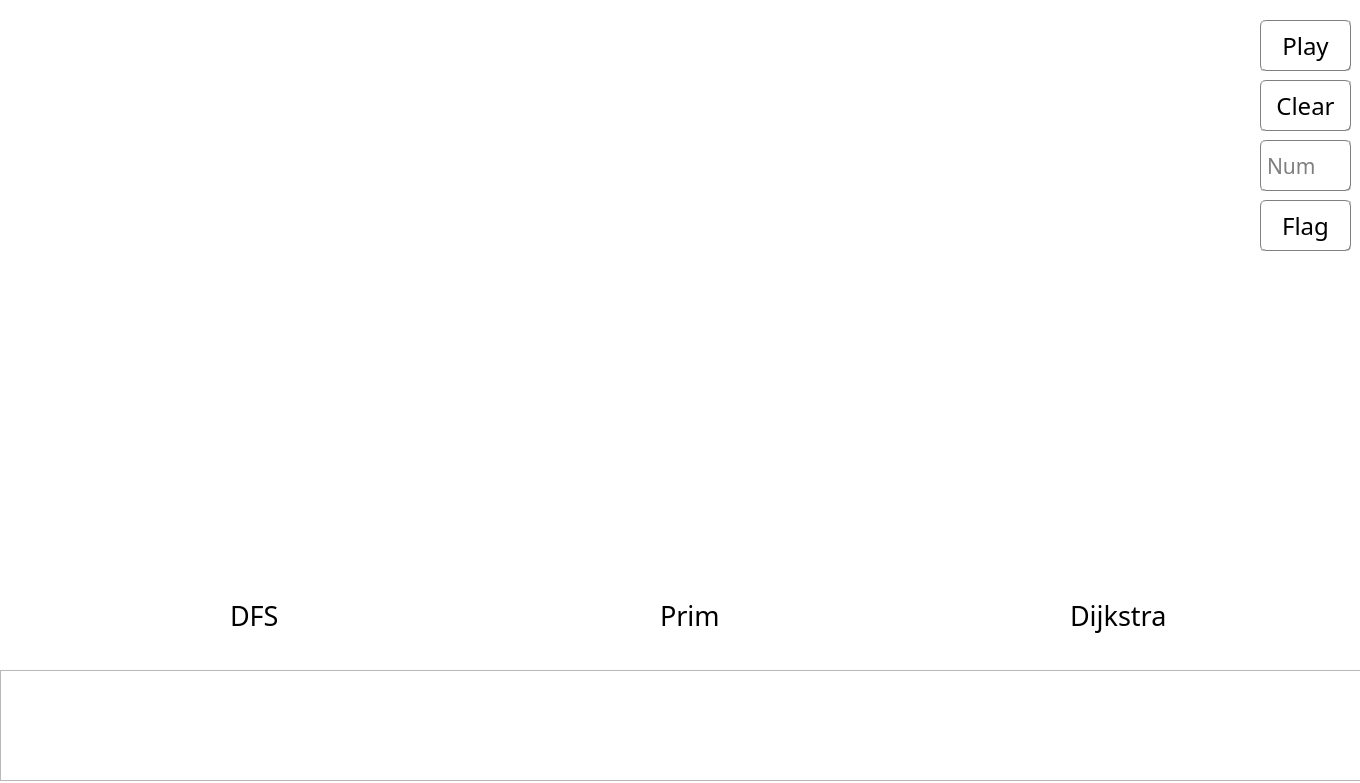
<?xml version="1.0" encoding="UTF-8"?>
<ui version="4.0">
 <class>MainWindow</class>
 <widget class="QMainWindow" name="MainWindow">
  <property name="geometry">
   <rect>
    <x>0</x>
    <y>0</y>
    <width>1360</width>
    <height>783</height>
   </rect>
  </property>
  <property name="sizePolicy">
   <sizepolicy hsizetype="Preferred" vsizetype="Expanding">
    <horstretch>0</horstretch>
    <verstretch>0</verstretch>
   </sizepolicy>
  </property>
  <property name="minimumSize">
   <size>
    <width>1360</width>
    <height>783</height>
   </size>
  </property>
  <property name="maximumSize">
   <size>
    <width>1360</width>
    <height>783</height>
   </size>
  </property>
  <property name="font">
   <font>
    <family>微软雅黑</family>
    <pointsize>12</pointsize>
   </font>
  </property>
  <property name="windowTitle">
   <string>图</string>
  </property>
  <property name="styleSheet">
   <string notr="true">#MainWindow{
background-color: rgb(255, 255, 255);
}</string>
  </property>
  <widget class="QWidget" name="centralwidget">
   <widget class="QPushButton" name="btn_play">
    <property name="geometry">
     <rect>
      <x>1260</x>
      <y>20</y>
      <width>91</width>
      <height>51</height>
     </rect>
    </property>
    <property name="font">
     <font>
      <family>MV Boli</family>
      <pointsize>18</pointsize>
     </font>
    </property>
    <property name="styleSheet">
     <string notr="true">QPushButton#btn_play{
border:1px groove gray;
border-radius:5px;
padding:2px 4px;
color: rgb(0, 0, 0);
background-color: rgba(255,255,255, 255);
}

QPushButton#btn_play:hover{
border:1px groove gray;
border-radius:5px;
padding:2px 4px;
color: rgb(0, 0, 0);
background-color: rgba(240,255,255,255);
}
 
QPushButton#btn_play:pressed{
border:1px groove gray;
border-radius:5px;
padding:2px 4px;
color: rgb(0, 0, 0);
background-color: rgba(225,255,255, 255);
padding-left:6px;
padding-top:6px;
}

QPushButton#btn_play:disabled{
border:1px groove gray;
border-radius:5px;
padding:2px 4px;
color: rgb(176,196,222);
background-color: rgba(255,255,255,255);
padding-left:6px;
padding-top:6px;
}</string>
    </property>
    <property name="text">
     <string>Play</string>
    </property>
   </widget>
   <widget class="QLineEdit" name="lineEdit">
    <property name="geometry">
     <rect>
      <x>1260</x>
      <y>140</y>
      <width>91</width>
      <height>51</height>
     </rect>
    </property>
    <property name="font">
     <font>
      <family>MV Boli</family>
      <pointsize>16</pointsize>
     </font>
    </property>
    <property name="styleSheet">
     <string notr="true">border:0.5px groove gray;;
border-radius:5px;
padding:2px 4px;
background-color: rgba(255,255,255,128);</string>
    </property>
    <property name="maxLength">
     <number>1</number>
    </property>
    <property name="placeholderText">
     <string>Num</string>
    </property>
   </widget>
   <widget class="QPushButton" name="btn_clear">
    <property name="geometry">
     <rect>
      <x>1260</x>
      <y>80</y>
      <width>91</width>
      <height>51</height>
     </rect>
    </property>
    <property name="font">
     <font>
      <family>MV Boli</family>
      <pointsize>18</pointsize>
     </font>
    </property>
    <property name="styleSheet">
     <string notr="true">QPushButton#btn_clear{
border:1px groove gray;
border-radius:5px;
padding:2px 4px;
color: rgb(0, 0, 0);
background-color: rgba(255,255,255, 255);
}

QPushButton#btn_clear:hover{
border:1px groove gray;
border-radius:5px;
padding:2px 4px;
color: rgb(0, 0, 0);
background-color: rgba(240,255,255,255);
}
 
QPushButton#btn_clear:pressed{
border:1px groove gray;
border-radius:5px;
padding:2px 4px;
color: rgb(0, 0, 0);
background-color: rgba(225,255,255, 255);
padding-left:6px;
padding-top:6px;
}

QPushButton#btn_clear:disabled{
border:1px groove gray;
border-radius:5px;
padding:2px 4px;
color: rgb(176,196,222);
background-color: rgba(255,255,255,255);
padding-left:6px;
padding-top:6px;
}</string>
    </property>
    <property name="text">
     <string>Clear</string>
    </property>
   </widget>
   <widget class="QLabel" name="label">
    <property name="geometry">
     <rect>
      <x>230</x>
      <y>580</y>
      <width>91</width>
      <height>71</height>
     </rect>
    </property>
    <property name="font">
     <font>
      <family>MV Boli</family>
      <pointsize>20</pointsize>
     </font>
    </property>
    <property name="text">
     <string>DFS</string>
    </property>
   </widget>
   <widget class="QLabel" name="label_2">
    <property name="geometry">
     <rect>
      <x>660</x>
      <y>580</y>
      <width>141</width>
      <height>71</height>
     </rect>
    </property>
    <property name="font">
     <font>
      <family>MV Boli</family>
      <pointsize>20</pointsize>
     </font>
    </property>
    <property name="text">
     <string>Prim</string>
    </property>
   </widget>
   <widget class="QLabel" name="label_3">
    <property name="geometry">
     <rect>
      <x>1070</x>
      <y>580</y>
      <width>211</width>
      <height>71</height>
     </rect>
    </property>
    <property name="font">
     <font>
      <family>MV Boli</family>
      <pointsize>20</pointsize>
     </font>
    </property>
    <property name="text">
     <string>Dijkstra</string>
    </property>
   </widget>
   <widget class="QLabel" name="label_testPic">
    <property name="geometry">
     <rect>
      <x>0</x>
      <y>0</y>
      <width>213</width>
      <height>228</height>
     </rect>
    </property>
    <property name="text">
     <string/>
    </property>
   </widget>
   <widget class="QLabel" name="label_di">
    <property name="geometry">
     <rect>
      <x>1260</x>
      <y>560</y>
      <width>71</width>
      <height>31</height>
     </rect>
    </property>
    <property name="font">
     <font>
      <family>微软雅黑</family>
      <pointsize>12</pointsize>
     </font>
    </property>
    <property name="text">
     <string/>
    </property>
   </widget>
   <widget class="QPushButton" name="btn_flag">
    <property name="geometry">
     <rect>
      <x>1260</x>
      <y>200</y>
      <width>91</width>
      <height>51</height>
     </rect>
    </property>
    <property name="font">
     <font>
      <family>MV Boli</family>
      <pointsize>18</pointsize>
     </font>
    </property>
    <property name="styleSheet">
     <string notr="true">QPushButton#btn_flag{
border:1px groove gray;
border-radius:5px;
padding:2px 4px;
color: rgb(0, 0, 0);
background-color: rgba(255,255,255, 255);
}

QPushButton#btn_flag:hover{
border:1px groove gray;
border-radius:5px;
padding:2px 4px;
color: rgb(0, 0, 0);
background-color: rgba(240,255,255,255);
}
 
QPushButton#btn_flag:pressed{
border:1px groove gray;
border-radius:5px;
padding:2px 4px;
color: rgb(0, 0, 0);
background-color: rgba(225,255,255, 255);
padding-left:6px;
padding-top:6px;
}

QPushButton#btn_flag:disabled{
border:1px groove gray;
border-radius:5px;
padding:2px 4px;
color: rgb(176,196,222);
background-color: rgba(255,255,255,255);
padding-left:6px;
padding-top:6px;
}</string>
    </property>
    <property name="text">
     <string>Flag</string>
    </property>
   </widget>
   <widget class="QTableView" name="tableView">
    <property name="geometry">
     <rect>
      <x>0</x>
      <y>670</y>
      <width>1361</width>
      <height>111</height>
     </rect>
    </property>
   </widget>
  </widget>
 </widget>
 <resources/>
 <connections/>
</ui>
